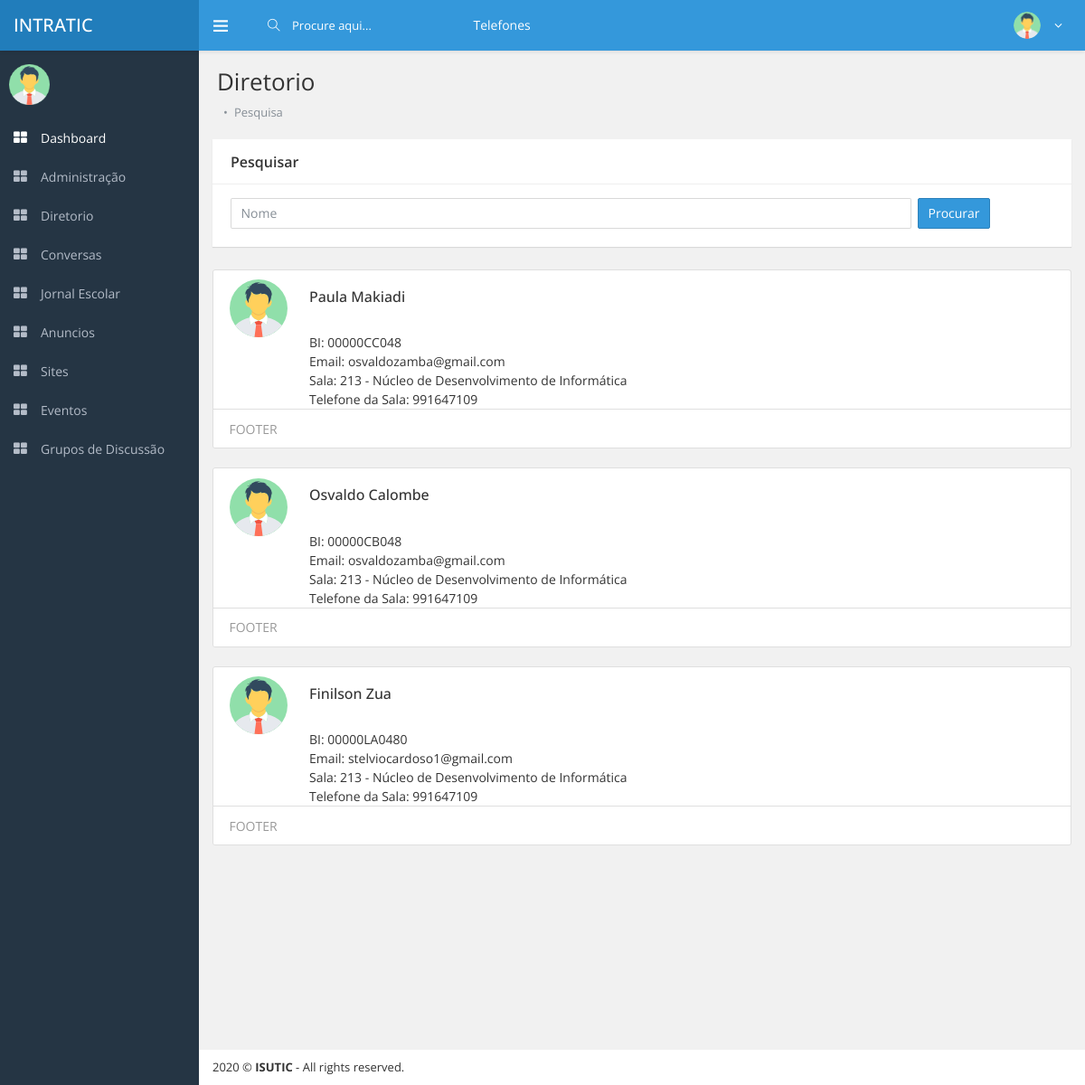
The page /diretorio/listar/ on the database its author committed.
### tables this page shows
CREATE TABLE `pessoa` (
  `id_pessoa` int(11) NOT NULL,
  `id_nivel_academico` int(11) DEFAULT NULL,
  `id_sala` int(11) NOT NULL,
  `nome_pessoa` varchar(100) NOT NULL,
  `sobrenome` varchar(100) NOT NULL,
  `bi` varchar(30) NOT NULL,
  `email` varchar(100) NOT NULL,
  `telefone` varchar(30) DEFAULT NULL,
  `estado` int(11) NOT NULL
);

CREATE TABLE `sala` (
  `id_sala` int(11) NOT NULL,
  `numero_sala` int(11) NOT NULL,
  `descricao_sala` varchar(100) NOT NULL,
  `telefone_sala` varchar(30) NOT NULL,
  `estado` int(11) NOT NULL
);

### application/controllers/Diretorio.php (called while the page is built, shortened)
<?php
class Diretorio extends CI_Controller {
    public function listar($chave = null) {
        $this->db->like('pessoa.nome_pessoa', $chave);
        $this->db->join('sala', 'sala.id_sala=pessoa.id_sala');
        $dados['pessoas'] = $this->db->get('pessoa')->result();
        $this->load->view('diretorio/pesquisa', $dados);
    }
}

### index.php (called while the page is built, shortened)
<?php
require_once BASEPATH.'core/CodeIgniter.php';

### application/views/diretorio/pesquisa.php (the view, shortened to what this page needs)
<!DOCTYPE html>
<html lang="en">
    <head>
        <link href="<?= base_url() ?>assets/vendors/bootstrap/dist/css/bootstrap.min.css" rel="stylesheet" />
        <link href="<?= base_url() ?>assets/vendors/font-awesome/css/font-awesome.min.css" rel="stylesheet" />
        <link href="<?= base_url() ?>assets/vendors/themify-icons/css/themify-icons.css" rel="stylesheet" />
        <link href="<?= base_url() ?>assets/vendors/jvectormap/jquery-jvectormap-2.0.3.css" rel="stylesheet" />
        <link href="<?= base_url() ?>assets/css/main.min.css" rel="stylesheet" />
        <link href='<?= base_url() ?>assets/css/themes/blue.css' rel='stylesheet' id='theme-style' />
    </head>
    <body class="fixed-navbar fixed-layout boxed-layout">
        <div class="page-wrapper">
            <?php include APPPATH . 'views/includes/header.php'; ?>
            <div class="content-wrapper">
                <div class="page-heading">
                    <h1 class="page-title">Diretorio</h1>
                    <ol class="breadcrumb">
                        <li class="breadcrumb-item">Pesquisa</li>
                    </ol>
                </div>
                <div class="page-content fade-in-up">
                    <div class="row">
                        <div class="col-lg-12">
                            <div class="ibox">
                                <div class="ibox-head">
                                    <div class="ibox-title">Pesquisar</div>
                                </div>
                                <div class="ibox-body">
                                    <form class="form-inline" method="post" action="<?= base_url() ?>diretorio/pesquisarPost">
                                        <input name="chave" size="100" class="form-control mb- mr-sm-2 mb-sm-0" id="ex-email" type="text" placeholder="Nome">
                                        <button class="btn btn-primary" type="submit">Procurar</button>
                                    </form>
                                </div>
                            </div>
                        </div>
                    </div>
                    <?php foreach ($pessoas as $a) { ?>
                        <div class="card flex-row flex-wrap">
                            <div class="card-header border-0">
                                <img width="64px" height="64px" src="<?= base_url() ?>img/admin-avatar.png" alt="">
                            </div>
                            <div class="card-block px-2">
                                <br>
                                <h3 class="card-title"><?= $a->nome_pessoa ?></h3>
                                <br>
                                <p class="card-text">
                                    BI: <?= $a->bi ?><br>
                                    Email: <?= $a->email ?><br>
                                    Sala: <?= $a->numero_sala.' - '.$a->descricao_sala ?><br>
                                    Telefone da Sala: <?= $a->telefone_sala ?><br>
                                </p>
                            </div>
                            <div class="card-footer w-100 text-muted">
                                FOOTER
                            </div>
                        </div>
                    <br>
                    <?php } ?>
                </div>
                <?php include APPPATH . 'views/includes/footer.php'; ?>
            </div>
        </div>
    </body>
</html>

### application/views/includes/header.php (shortened to what this page needs)
<header class="header">
    <div class="page-brand">
        <a class="link" href="<?= base_url() ?>welcome">
            <span class="brand">
                <span class="brand-tip">INTRATIC</span>
            </span>
        </a>
    </div>
    <div class="flexbox flex-1">
        <ul class="nav navbar-toolbar">
            <li>
                <a class="nav-link sidebar-toggler js-sidebar-toggler"><i class="ti-menu"></i></a>
            </li>
            <li>
                <form class="navbar-search" method="post" action="<?= base_url() ?>welcome/pesquisarPost">
                    <div class="rel">
                        <span class="search-icon"><i class="ti-search"></i></span>
                        <input name="chave" class="form-control" placeholder="Procure aqui...">
                    </div>
                </form>
            </li>
            <li>
                <a href="<?= base_url() ?>sala/listar_telefones" class="btn btn-link">Telefones</a>
            </li>
        </ul>
        <ul class="nav navbar-toolbar">
            <li class="dropdown dropdown-user">
                <a class="nav-link dropdown-toggle link" data-toggle="dropdown">
                    <img src="<?= base_url() ?>/assets/img/admin-avatar.png" />
                    <span></span><?= $this->session->userdata('nome_usuario') ?><i class="fa fa-angle-down m-l-5"></i></a>
            </li>
        </ul>
    </div>
</header>
<nav class="page-sidebar" id="sidebar">
    <div id="sidebar-collapse">
        <div class="admin-block d-flex">
            <div>
                <img src="<?= base_url() ?>assets/img/admin-avatar.png" width="45px" />
            </div>
            <div class="admin-info">
                <small><?= $this->session->userdata('descricao') ?></small></div>
        </div>
        <ul class="side-menu metismenu">
            <li>
                <a class="active" href="<?= base_url() ?>welcome/dashboard"><i class="sidebar-item-icon fa fa-th-large"></i>
                    <span class="nav-label">Dashboard</span>
                </a>
            </li>
            <li>
                <a href="<?= base_url() ?>administracao"><i class="sidebar-item-icon fa fa-th-large"></i>
                    <span class="nav-label">Administração</span>
                </a>
            </li>
            <li>
                <a href="<?= base_url() ?>diretorio"><i class="sidebar-item-icon fa fa-th-large"></i>
                    <span class="nav-label">Diretorio</span>
                </a>
            </li>
            <li>
                <a href="<?= base_url() ?>conversa"><i class="sidebar-item-icon fa fa-th-large"></i>
                    <span class="nav-label">Conversas</span>
                </a>
            </li>
            <li>
                <a href="<?= base_url() ?>welcome/dashboard"><i class="sidebar-item-icon fa fa-th-large"></i>
                    <span class="nav-label">Jornal Escolar</span>
                </a>
            </li>
            <li>
                <a href="<?= base_url() ?>anuncio"><i class="sidebar-item-icon fa fa-th-large"></i>
                    <span class="nav-label">Anuncios</span>
                </a>
            </li>
            <li>
                <a href="<?= base_url() ?>anuncio"><i class="sidebar-item-icon fa fa-th-large"></i>
                    <span class="nav-label">Sites</span>
                </a>
            </li>
            <li>
                <a href="<?= base_url() ?>evento"><i class="sidebar-item-icon fa fa-th-large"></i>
                    <span class="nav-label">Eventos</span>
                </a>
            </li>
            <li>
                <a href="<?= base_url() ?>evento"><i class="sidebar-item-icon fa fa-th-large"></i>
                    <span class="nav-label">Grupos de Discussão</span>
                </a>
            </li>
        </ul>
    </div>
</nav>

### application/views/includes/footer.php (shortened to what this page needs)
<footer class="page-footer">
    <div class="font-13">2020 © <b>ISUTIC</b> - All rights reserved.</div>
</footer>

### assets/css/themes/blue.css (style rules this page uses)
.page-sidebar { background-color: #253544; }
.page-sidebar .admin-block .admin-info { color: #fff; }
.side-menu > li a { color: #b4bcc8; }
.side-menu li a.active { color: #fff; }
.header { background-color: #3498db; }
.header .page-brand { color: #fff; background-color: #217dbb; }
.header .navbar-toolbar > li > a, .header .navbar-toolbar > li > a:hover, .header .navbar-toolbar > li > a:focus { color: #fff; }
.header .navbar-toolbar .navbar-search .form-control { background-color: transparent; }
.header .navbar-toolbar .navbar-search .form-control, .header .navbar-toolbar .navbar-search .form-control::-webkit-input-placeholder { color: #fff; }
.header .navbar-toolbar .navbar-search .form-control, .header .navbar-toolbar .navbar-search .form-control::-moz-placeholder { color: #fff; }
.header .navbar-toolbar .navbar-search .form-control, .header .navbar-toolbar .navbar-search .form-control::-ms-input-placeholder { color: #fff; }
.header .navbar-toolbar .navbar-search .form-control, .header .navbar-toolbar .navbar-search .form-control::placeholder { color: #fff; }
.header .navbar-toolbar .navbar-search .search-icon { color: #fff; }

### rows shown on the page
pessoa: nome_pessoa "Paula Makiadi", bi "00000CC048", email "osvaldozamba@gmail.com", id_sala.numero_sala "213", id_sala.descricao_sala "Núcleo de Desenvolvimento de Informática", id_sala.telefone_sala "991647109"
pessoa: nome_pessoa "Osvaldo Calombe", bi "00000CB048", email "osvaldozamba@gmail.com", id_sala.numero_sala "213", id_sala.descricao_sala "Núcleo de Desenvolvimento de Informática", id_sala.telefone_sala "991647109"
pessoa: nome_pessoa "Finilson Zua", bi "00000LA0480", email "stelviocardoso1@gmail.com", id_sala.numero_sala "213", id_sala.descricao_sala "Núcleo de Desenvolvimento de Informática", id_sala.telefone_sala "991647109"
